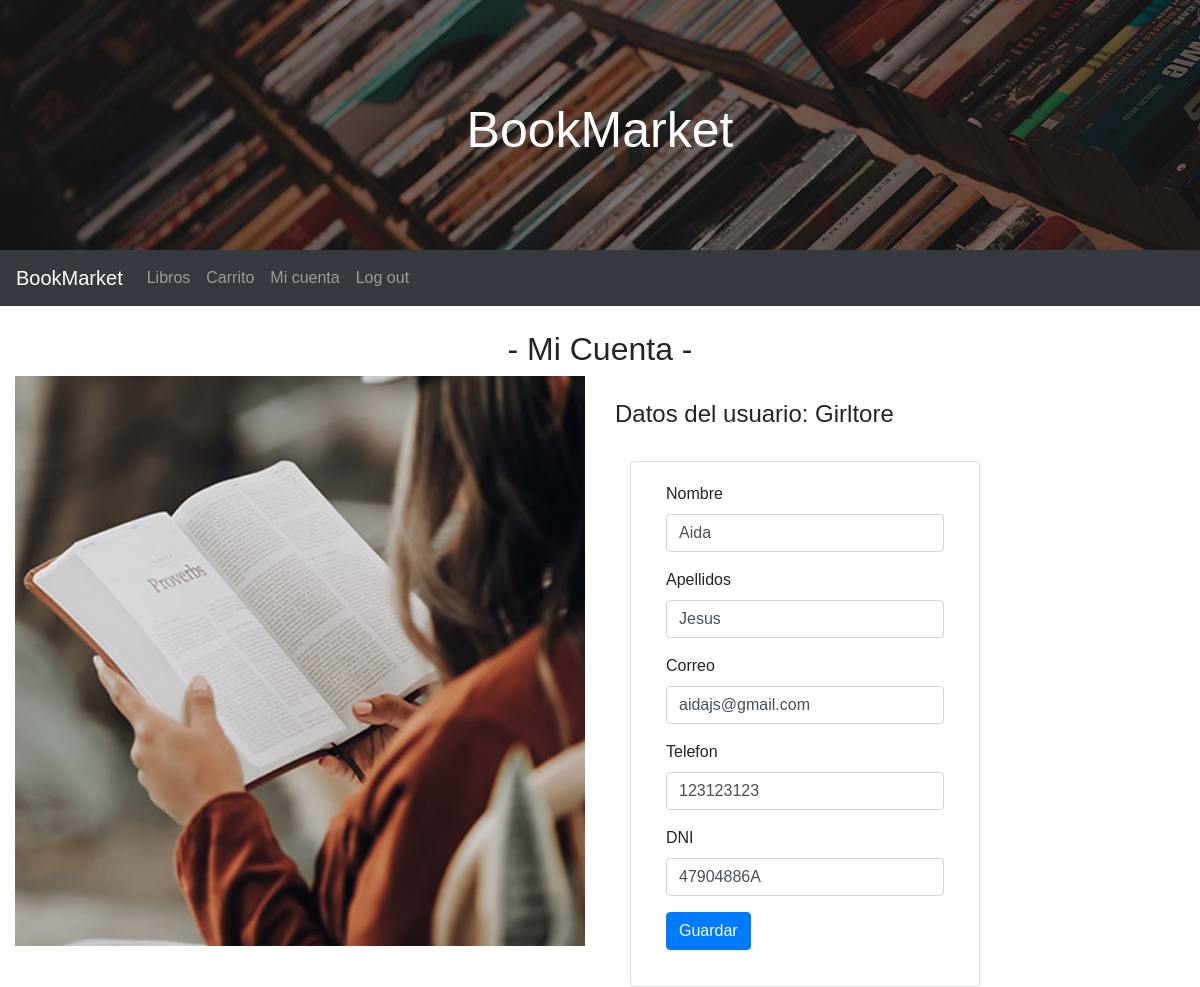
The page /usuario/cuenta/modificar/modificar-usuario.php (signed in) on the database its author committed.
### tables this page shows
CREATE TABLE `usuarios` (
  `id` bigint(20) UNSIGNED NOT NULL,
  `dni` varchar(9) NOT NULL,
  `nombre` varchar(50) NOT NULL,
  `edad` int(2) NOT NULL,
  `correo` varchar(50) NOT NULL,
  `nickname` varchar(15) NOT NULL,
  `passwd` varchar(15) NOT NULL,
  `apellidos` varchar(30) NOT NULL,
  `telefono` int(9) NOT NULL,
  `passwd1` varchar(15) NOT NULL,
  `usuario` tinyint(1) NOT NULL
);

### usuario/cuenta/modificar/modificar-usuario.php (the view, shortened to what this page needs)
<html>
<head>
	<link href="./../../style/style-usuario.css" rel="stylesheet" type="text/css">
	<link rel="stylesheet" href="https://stackpath.bootstrapcdn.com/bootstrap/4.3.1/css/bootstrap.min.css"
>
</head>
<body id="body-background">
	<header class="header">
		<h1 class="h1">BookMarket</h1>
	</header>
	<nav class="navbar navbar-expand-lg navbar-dark bg-dark">
		<a class="navbar-brand" href="./../usuario-conectado.php">BookMarket</a>
		<div class="collapse navbar-collapse" id="navbarTogglerDemo03">
		  <ul class="navbar-nav mr-auto mt-2 mt-lg-0">
			<li class="nav-item">
				<a class="nav-link" href="./../../libros/libros.php">Libros</a>
			</li>
			<li class="nav-item">
				<a class="nav-link" href="./../../carrito/carrito.php">Carrito</a>
			</li>
			<li class="nav-item">
				<a class="nav-link" href="./../cuenta-usuario.php">Mi cuenta</a>
			</li>
			<li class="nav-item">
				<a class="nav-link" type="button" data-toggle="modal" data-target="#desconexion"
				onclick="funcionAlerta()">Log out</a>
			</li>
		  </ul>
		</div>
	</nav>
	<br>
	<h2 class="text-center"> - Mi Cuenta - </h2>
	<div>
		<div class="container-fluid col-sm-5 offset-sm-2 col-md-6 offset-md-0 float-left">
			<img src="./../../img/mi-cuenta.jpg" class="mx-auto d-block" width="570px">
		</div>
		<div class="container-fluid col-sm-5 offset-sm-2 col-md-6 offset-md-0 float-right">
			<?php
			$servidor = "localhost";
			$usuario_bd = "root";
			$contrasena = "";
			$bd = "test";
			$con = mysqli_connect($servidor, $usuario_bd, $contrasena, $bd);
			if (!$con) {
				die("Con se ha podido realizar la conexión: " . mysqli_connect_error() . "<br>");
			} else {
				mysqli_set_charset($con, "utf8");
			}
			$nickname = $_SESSION['nickname'];
			$instruccion = "SELECT * FROM usuarios WHERE nickname = '$nickname'";
			$resultado = mysqli_query($con, $instruccion);
			echo "<br/>";
			while ($fila = $resultado->fetch_assoc()) {
				$dni = $fila["dni"];
				$nombre = $fila["nombre"];
				$correo = $fila["correo"];
				$nickname = $fila["nickname"];
				$apellidos = $fila["apellidos"];
				$telefono = $fila["telefono"];
				echo "<div>";
					echo "<h4 class='text-left'>Datos del usuario: $nickname</h4>";
					echo "<br>";
					echo "<div clas='row'>";
						echo "<div class='col-sm-8'>";
							echo "<div class='card'>";
								echo "<div class='card-body'>";
									echo "<form action='./principal-modificacion.php' method='post' class='container'>";
										echo "<div class='form-group'>";
											echo "<label>Nombre</label>";
											echo "<input type='text' class='form-control' value='$nombre' name='nombre'>";
										echo "</div>";
										echo "<div class='form-group'>";
											echo "<label>Apellidos</label>";
											echo "<input type='text' class='form-control' value='$apellidos' name='apellidos'>";
										echo "</div>";
										echo "<div class='form-group'>";
											echo "<label>Correo</label>";
											echo "<input type='email' class='form-control' value='$correo' name='correo'>";
										echo "</div>";
										echo "<div class='form-group'>";
											echo "<label>Telefon</label>";
											echo "<input type='text' class='form-control' value='$telefono' name='telefono'>";
										echo "</div>";
										echo "<div class='form-group'>";
											echo "<label>DNI</label>";
											echo "<input type='text' class='form-control' value='$dni' name='dni'>";
										echo "</div>";
										echo "<button type='submit' class='btn btn-primary'>Guardar</a>";
									echo "</form>";
								echo "</div>";
							echo "</div>";
						echo "</div>";
					echo "</div>";
				echo "</div>";
			}
			?>
		</div>
	</div>
</body>
</html>

### usuario/style/style-usuario.css (style rules this page uses)
* { font-family: 'Arial', Helvetica, Sans-serif; }
.header { background-image: url(./../img/slider.jpg); color:white; height: 250px; text-align: center; }
.h1 { position: relative; padding-top: 100px; text-align: center; font-size: 50px !important; }

### rows shown on the page
usuarios: nickname "Girltore", nombre "Aida", apellidos "Jesus", correo "aidajs@gmail.com", telefono "123123123", dni "47904886A"
